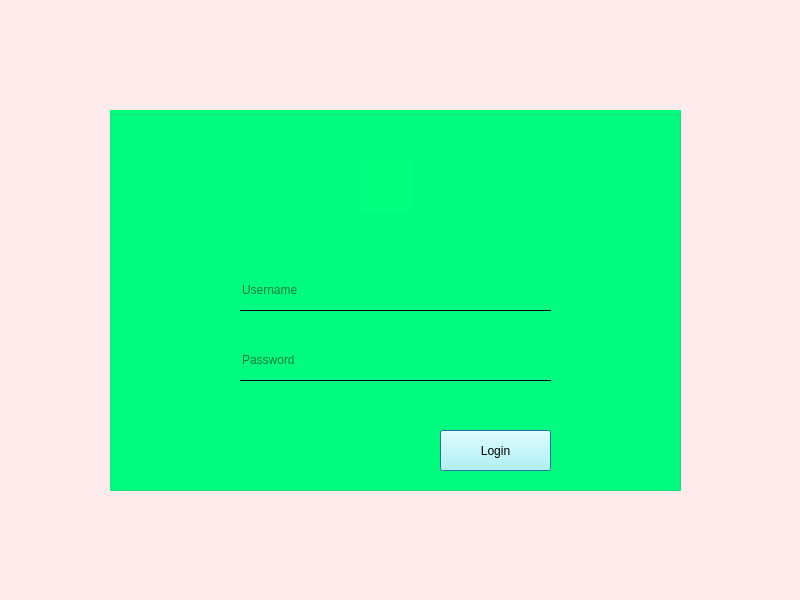
<?xml version="1.0" encoding="UTF-8"?>
<ui version="4.0">
 <class>LoginWindow</class>
 <widget class="QMainWindow" name="LoginWindow">
  <property name="geometry">
   <rect>
    <x>0</x>
    <y>0</y>
    <width>800</width>
    <height>600</height>
   </rect>
  </property>
  <property name="windowTitle">
   <string>Login</string>
  </property>
  <property name="styleSheet">
   <string notr="true">background-color: rgb(255, 235, 235);</string>
  </property>
  <widget class="QWidget" name="centralwidget">
   <widget class="QGroupBox" name="Login_view">
    <property name="geometry">
     <rect>
      <x>110</x>
      <y>110</y>
      <width>571</width>
      <height>381</height>
     </rect>
    </property>
    <property name="autoFillBackground">
     <bool>false</bool>
    </property>
    <property name="styleSheet">
     <string notr="true">background-color: rgb(0, 255, 127);
color: qlineargradient(spread:reflect, x1:1, y1:1, x2:1, y2:0.494, stop:0 rgba(54, 54, 54, 199), stop:1 rgba(255, 255, 255, 255));
</string>
    </property>
    <property name="title">
     <string/>
    </property>
    <widget class="QLineEdit" name="Password">
     <property name="geometry">
      <rect>
       <x>130</x>
       <y>230</y>
       <width>311</width>
       <height>41</height>
      </rect>
     </property>
     <property name="styleSheet">
      <string notr="true">background:transparent;
color: rgb(0, 0, 0);
border:none;
border-bottom:1px solid;</string>
     </property>
     <property name="text">
      <string/>
     </property>
     <property name="echoMode">
      <enum>QLineEdit::Password</enum>
     </property>
     <property name="placeholderText">
      <string>Password</string>
     </property>
     <property name="clearButtonEnabled">
      <bool>false</bool>
     </property>
    </widget>
    <widget class="QLineEdit" name="Username">
     <property name="geometry">
      <rect>
       <x>130</x>
       <y>160</y>
       <width>311</width>
       <height>41</height>
      </rect>
     </property>
     <property name="styleSheet">
      <string notr="true">background:transparent;
color: rgb(0, 0, 0);
border:none;
border-bottom:1px solid;</string>
     </property>
     <property name="text">
      <string/>
     </property>
     <property name="placeholderText">
      <string>Username</string>
     </property>
     <property name="clearButtonEnabled">
      <bool>false</bool>
     </property>
    </widget>
    <widget class="QPushButton" name="Login_button">
     <property name="geometry">
      <rect>
       <x>330</x>
       <y>320</y>
       <width>111</width>
       <height>41</height>
      </rect>
     </property>
     <property name="autoFillBackground">
      <bool>false</bool>
     </property>
     <property name="styleSheet">
      <string notr="true">color: rgb(0, 0, 0);
background-color: rgb(170, 255, 255);</string>
     </property>
     <property name="text">
      <string>Login</string>
     </property>
     <property name="default">
      <bool>true</bool>
     </property>
    </widget>
    <widget class="QLabel" name="userIcon">
     <property name="geometry">
      <rect>
       <x>250</x>
       <y>50</y>
       <width>51</width>
       <height>51</height>
      </rect>
     </property>
     <property name="text">
      <string/>
     </property>
     <property name="pixmap">
      <pixmap>icon/login.png</pixmap>
     </property>
     <property name="scaledContents">
      <bool>true</bool>
     </property>
    </widget>
   </widget>
  </widget>
  <widget class="QStatusBar" name="statusbar"/>
 </widget>
 <resources/>
 <connections/>
</ui>
